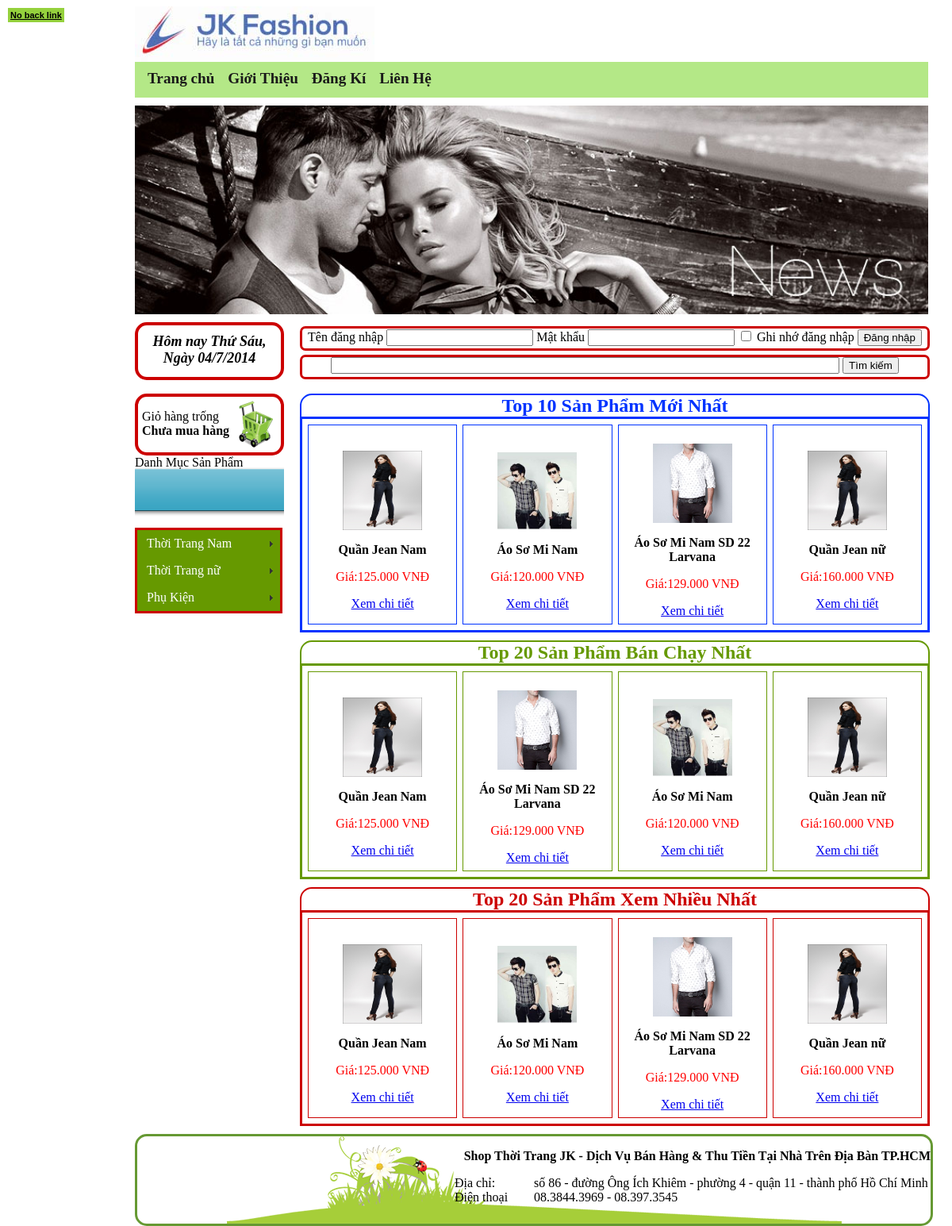
The app's page /, older data.
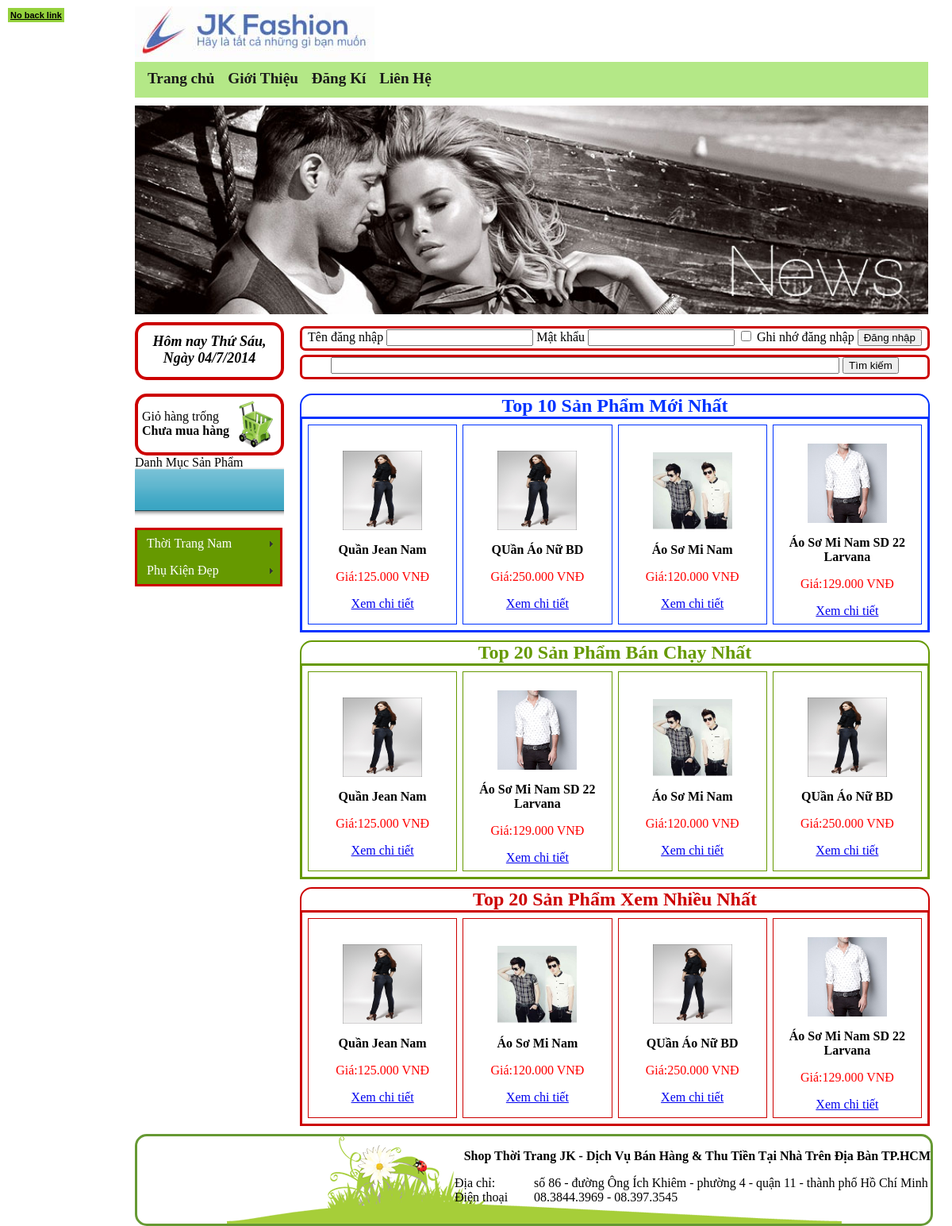
The same page, newer data.
### tables this page shows
CREATE TABLE IF NOT EXISTS `chungloaisanpham` (
  `idCL` int(255) NOT NULL AUTO_INCREMENT,
  `TenCL` varchar(100) NOT NULL,
  `AnHien` int(255) NOT NULL,
  PRIMARY KEY (`idCL`)
);

CREATE TABLE IF NOT EXISTS `sanpham` (
  `idSP` int(255) NOT NULL AUTO_INCREMENT,
  `idLoai` int(255) NOT NULL DEFAULT '0',
  `idCL` int(255) NOT NULL DEFAULT '0',
  `TenSP` varchar(100) NOT NULL,
  `MoTa` text NOT NULL,
  `NgayCapNhat` date NOT NULL DEFAULT '0000-00-00',
  `Gia` int(15) NOT NULL,
  `UrlHinh` varchar(255) NOT NULL,
  `SoLanXem` int(15) DEFAULT '0',
  `SoLuongTonKho` int(15) DEFAULT '0',
  `SoLuongDaBan` int(15) DEFAULT '0',
  `AnHien` int(15) NOT NULL DEFAULT '1',
  PRIMARY KEY (`idSP`)
);

### index_content.php (the view, shortened to what the changed rows need)
<div id="indexcontent">
	<div id="spmoinhat">
   	  <div id="showspmoinhat">
        <table cellpadding="7" cellspacing="7" width="790" border="1" bordercolor="#0033FF">
        <?php
		$sc=5;
		$sd=2*$sc;
		if (isset ($_GET['trang']))
		$trang=intval($_GET['trang']);
		else
		$trang=1;
		$vitri=($trang-1)*$sd;
		$sl2="select * from sanpham order by NgayCapNhat DESC limit $vitri,$sd";
		$qr2=mysql_query($sl2);
		while ($row2=mysql_fetch_array($qr2))
		{
		?>
        <tr>
  <td width="140" valign="middle" align="center">
            	<p><a href="index.php?link=sanpham&idSP=<?php echo $row2['idSP']; ?>"><img src="images/<?php echo $row2['UrlHinh'];?>" width="100" height="100" /></a></p>
            	<p><b><?php echo $row2['TenSP']; ?></b></p>
            	<p style="color:#F00">Giá:<?php echo number_format($row2['Gia'],0,",",".")." VNĐ";?></p>
                <a href="index.php?link=sanpham&idSP=<?php echo $row2['idSP']; ?>">Xem chi tiết</a>
          </td>
            <?php
			for ($i=1;$i<$sc;$i++)
			{
				if ($row2=mysql_fetch_array($qr2))
				{
			?>
  <td width="140" valign="middle" align="center">
            	<p><a href="index.php?link=sanpham&idSP=<?php echo $row2['idSP']; ?>"><img src="images/<?php echo $row2['UrlHinh'];?>" width="100" height="100" /></a></p>
            	<p><b><?php echo $row2['TenSP']; ?></b></p>
            	<p style="color:#F00">Giá:<?php echo number_format($row2['Gia'],0,",",".")." VNĐ";?></p>
                <a href="index.php?link=sanpham&idSP=<?php echo $row2['idSP']; ?>">Xem chi tiết</a>
          </td>
            <?php
				}
			}
			?>
        </tr>
        <?php
		}
		?>
        </table>
        </div>
	</div>
<div id="spbanchay">
    	<div id="showspbanchay">
        <table cellpadding="7" cellspacing="7" width="790" border="1" bordercolor="#669900">
        <?php
		$sc=5;
		$sd=4*$sc;
		if (isset ($_GET['trang']))
		$trang=intval($_GET['trang']);
		else
		$trang=1;
		$vitri=($trang-1)*$sd;
		$sl2="select * from sanpham order by SoLuongDaBan DESC limit $vitri,$sd";
		$qr2=mysql_query($sl2);
		while ($row2=mysql_fetch_array($qr2))
		{
		?>
        <tr>
  <td width="140" valign="middle" align="center">
            	<p><a href="index.php?link=sanpham&idSP=<?php echo $row2['idSP']; ?>"><img src="images/<?php echo $row2['UrlHinh'];?>" width="100" height="100" /></a></p>
            	<p><b><?php echo $row2['TenSP']; ?></b></p>
            	<p style="color:#F00">Giá:<?php echo number_format($row2['Gia'],0,",",".")." VNĐ";?></p>
                <a href="index.php?link=sanpham&idSP=<?php echo $row2['idSP']; ?>">Xem chi tiết</a>
            </td>
            <?php
			for ($i=1;$i<$sc;$i++)
			{
				if ($row2=mysql_fetch_array($qr2))
				{
			?>
  <td width="140" valign="middle" align="center">
            	<p><a href="index.php?link=sanpham&idSP=<?php echo $row2['idSP']; ?>"><img src="images/<?php echo $row2['UrlHinh'];?>" width="100" height="100" /></a></p>
            	<p><b><?php echo $row2['TenSP']; ?></b></p>
            	<p style="color:#F00">Giá:<?php echo number_format($row2['Gia'],0,",",".")." VNĐ";?></p>
                <a href="index.php?link=sanpham&idSP=<?php echo $row2['idSP']; ?>">Xem chi tiết</a>
            </td>
            <?php
				}
			}
			?>
        </tr>
        <?php
		}
		?>
        </table>
        </div>
	</div>
	<div id="spxemnhieu">
    	<div id="showspxemnhieu">
        <table cellpadding="7" cellspacing="7" width="790" border="1" bordercolor="#CC0000">
        <?php
		$sd3=4*$sc;
		if (isset ($_GET['trang']))
		$trang3=intval($_GET['trang']);
		else
		$trang3=1;
		$vitri3=($trang3-1)*$sd3;
		$sl4="select * from sanpham order by SoLanXem DESC limit $vitri3,$sd3";
		$qr4=mysql_query($sl4);
		while ($row4=mysql_fetch_array($qr4))
		{
		?>
        <tr>
  <td width="140" valign="middle" align="center">
            	<p><a href="index.php?link=sanpham&idSP=<?php echo $row4['idSP']; ?>"><img src="images/<?php echo $row4['UrlHinh'];?>" width="100" height="100" /></a></p>
            	<p><b><?php echo $row4['TenSP']; ?></b></p>
            	<p style="color:#F00">Giá:<?php echo number_format($row4['Gia'],0,",",".")." VNĐ";?></p>
                <a href="index.php?link=sanpham&idSP=<?php echo $row4['idSP']; ?>">Xem chi tiết</a>
            </td>
            <?php
			for ($i=1;$i<$sc;$i++)
			{
				if ($row4=mysql_fetch_array($qr4))
				{
			?>
  <td width="140" valign="middle" align="center">
            	<p><a href="index.php?link=sanpham&idSP=<?php echo $row4['idSP']; ?>"><img src="images/<?php echo $row4['UrlHinh'];?>" width="100" height="100" /></a></p>
            	<p><b><?php echo $row4['TenSP']; ?></b></p>
            	<p style="color:#F00">Giá:<?php echo number_format($row4['Gia'],0,",",".")." VNĐ";?></p>
                <a href="index.php?link=sanpham&idSP=<?php echo $row4['idSP']; ?>">Xem chi tiết</a>
            </td>
            <?php
				}
			}
			?>
        </tr>
        <?php
		}
		?>
        </table>
        </div>
  </div>
</div>

### menu_doc.php (shortened to what the changed rows need)
<link href="SpryAssets/SpryMenuBarVertical.css" rel="stylesheet" type="text/css" />
<ul id="MenuBar1" class="MenuBarVertical">
<?php
$slcl="select * from chungloaisanpham where AnHien='1'";
$qrcl=mysql_query($slcl);
while ($rowcl=mysql_fetch_array($qrcl))
{
?>
  <li><a class="MenuBarItemSubmenu" href="index.php?link=chungloaisp&idCL=<?php echo $rowcl['idCL']; ?>"><?php echo $rowcl['TenCL']; ?></a>
  </li>
<?php
}
?>
</ul>

Row changes from the older to the newer data that the page shows:
no longer on this page (row edited): chungloaisanpham: TenCL "Thời Trang nữ"
changed chungloaisanpham: TenCL "Phụ Kiện" → "Phụ Kiện Đẹp"
changed sanpham: TenSP "Quần Jean nữ" → "QUần Áo Nữ BD"; Gia "160.000" → "250.000"; moves up the list
